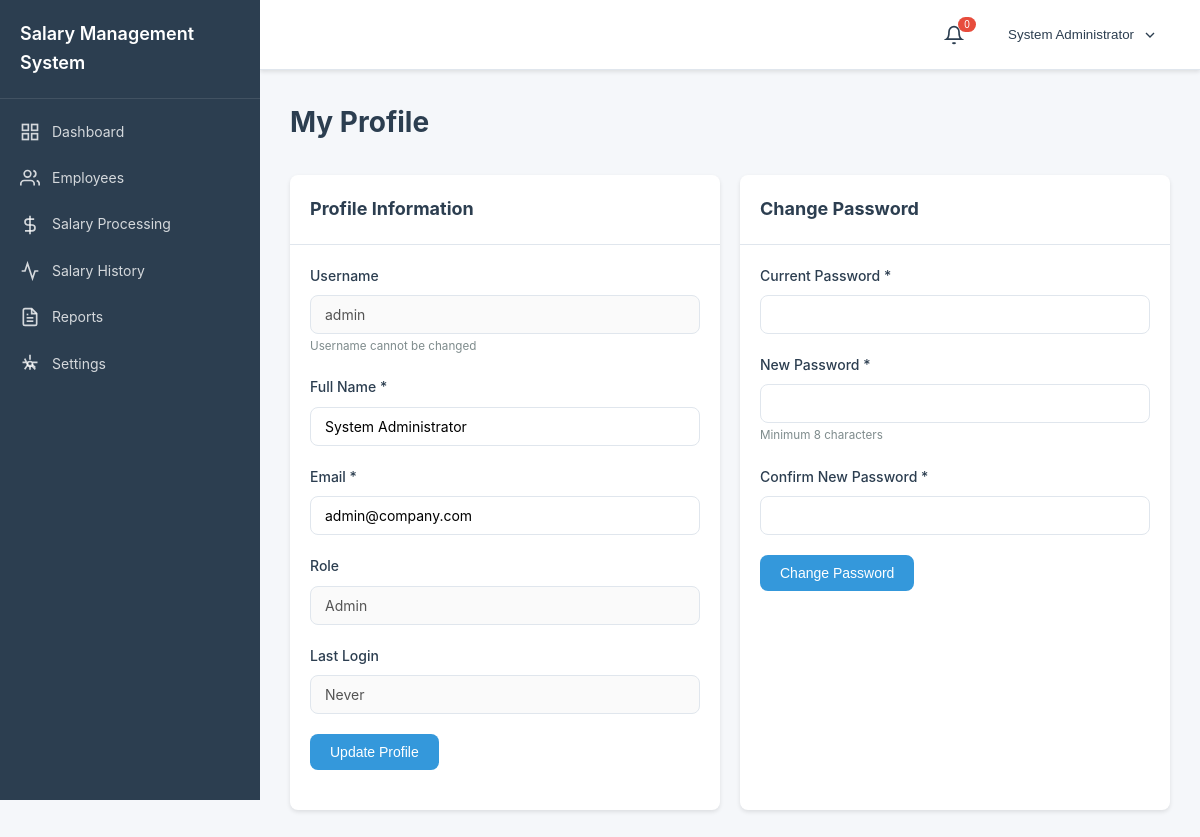
The app's page /profile.php (signed in) with its own data.
### tables this page shows
CREATE TABLE IF NOT EXISTS users (
    id INT AUTO_INCREMENT PRIMARY KEY,
    username VARCHAR(50) UNIQUE NOT NULL,
    password VARCHAR(255) NOT NULL,
    role ENUM('admin', 'hr') DEFAULT 'hr',
    email VARCHAR(100),
    full_name VARCHAR(100),
    last_login DATETIME,
    created_at TIMESTAMP DEFAULT CURRENT_TIMESTAMP,
    status ENUM('active', 'inactive') DEFAULT 'active',
    INDEX idx_username (username),
    INDEX idx_role (role)
);

### profile.php (the view, shortened to what this page needs)
<?php
$db = getDB();
$userId = getCurrentUserId();
$stmt = $db->prepare("SELECT * FROM users WHERE id = ?");
$stmt->execute([$userId]);
$user = $stmt->fetch();
include 'includes/header.php';
?>
<div class="page-header">
    <h1>My Profile</h1>
</div>
<div class="dashboard-grid">
    <div class="dashboard-card">
        <div class="card-header">
            <h2>Profile Information</h2>
        </div>
        <div class="card-body">
            <form method="POST" action="">
                <div class="form-group">
                    <label for="username">Username</label>
                    <input type="text" id="username" value="<?php echo htmlspecialchars($user['username']); ?>" disabled>
                    <small style="color: var(--text-secondary);">Username cannot be changed</small>
                </div>
                <div class="form-group">
                    <label for="full_name">Full Name *</label>
                    <input type="text" id="full_name" name="full_name"
                           value="<?php echo htmlspecialchars($user['full_name'] ?? ''); ?>" required>
                </div>
                <div class="form-group">
                    <label for="email">Email *</label>
                    <input type="email" id="email" name="email"
                           value="<?php echo htmlspecialchars($user['email'] ?? ''); ?>" required>
                </div>
                <div class="form-group">
                    <label>Role</label>
                    <input type="text" value="<?php echo ucfirst($user['role']); ?>" disabled>
                </div>
                <div class="form-group">
                    <label>Last Login</label>
                    <input type="text" value="<?php echo $user['last_login'] ? formatDate($user['last_login'], DISPLAY_DATETIME_FORMAT) : 'Never'; ?>" disabled>
                </div>
                <div class="form-group" style="margin-top: 20px;">
                    <button type="submit" class="btn btn-primary">Update Profile</button>
                </div>
            </form>
        </div>
    </div>
    <div class="dashboard-card">
        <div class="card-header">
            <h2>Change Password</h2>
        </div>
        <div class="card-body">
            <form method="POST" action="">
                <div class="form-group">
                    <label for="current_password">Current Password *</label>
                    <input type="password" id="current_password" name="current_password" required>
                </div>
                <div class="form-group">
                    <label for="new_password">New Password *</label>
                    <input type="password" id="new_password" name="new_password"
                           minlength="<?php echo PASSWORD_MIN_LENGTH; ?>" required>
                    <small style="color: var(--text-secondary);">Minimum <?php echo PASSWORD_MIN_LENGTH; ?> characters</small>
                </div>
                <div class="form-group">
                    <label for="confirm_password">Confirm New Password *</label>
                    <input type="password" id="confirm_password" name="confirm_password"
                           minlength="<?php echo PASSWORD_MIN_LENGTH; ?>" required>
                </div>
                <div class="form-group" style="margin-top: 20px;">
                    <button type="submit" class="btn btn-primary">Change Password</button>
                </div>
            </form>
        </div>
    </div>
</div>
<?php include 'includes/footer.php'; ?>

### assets/css/style.css (style rules this page uses)
:root { --primary-color: #2c3e50; --primary-light: #3498db; --secondary-color: #34495e; --success-color: #27ae60; --warning-color: #f39c12; --error-color: #e74c3c; --info-color: #3498db; --bg-color: #f5f7fa; --card-bg: #ffffff; --text-primary: #2c3e50; --text-secondary: #7f8c8d; --border-color: #e0e6ed; --sidebar-width: 260px; --header-height: 70px; --shadow-sm: 0 2px 4px rgba(0,0,0,0.1); --shadow-md: 0 4px 6px rgba(0,0,0,0.1); --shadow-lg: 0 10px 25px rgba(0,0,0,0.1); --border-radius: 8px; --transition: all 0.3s ease; }
* { margin: 0; padding: 0; box-sizing: border-box; }
body { font-family: -apple-system, BlinkMacSystemFont, 'Segoe UI', Roboto, 'Helvetica Neue', Arial, sans-serif; font-size: 14px; line-height: 1.6; color: var(--text-primary); background-color: var(--bg-color); }
.page-header { margin-bottom: 30px; }
.page-header h1 { font-size: 28px; color: var(--primary-color); margin-bottom: 8px; }
.dashboard-grid { display: grid; grid-template-columns: repeat(auto-fit, minmax(400px, 1fr)); gap: 20px; }
.dashboard-card { background: var(--card-bg); border-radius: var(--border-radius); box-shadow: var(--shadow-sm); overflow: hidden; }
.card-header { padding: 20px; border-bottom: 1px solid var(--border-color); display: flex; justify-content: space-between; align-items: center; }
.card-header h2 { font-size: 18px; color: var(--primary-color); }
.card-body { padding: 20px; }
.form-group { margin-bottom: 20px; }
.form-group label { display: block; margin-bottom: 8px; font-weight: 500; color: var(--text-primary); }
.form-group input, .form-group select, .form-group textarea { width: 100%; padding: 10px 14px; border: 1px solid var(--border-color); border-radius: var(--border-radius); font-size: 14px; transition: var(--transition); font-family: inherit; }
.btn { display: inline-flex; align-items: center; justify-content: center; padding: 10px 20px; border: none; border-radius: var(--border-radius); font-size: 14px; font-weight: 500; cursor: pointer; transition: var(--transition); text-decoration: none; gap: 8px; }
.btn-primary { background: var(--primary-light); color: #fff; }

### records on screen
users: username "admin", full_name "System Administrator", email "admin@company.com", role "Admin", last_login "Never"

### other values on screen
APP_NAME "Salary Management System"
$_SESSION['full_name'] "System Administrator"
PASSWORD_MIN_LENGTH "8"
